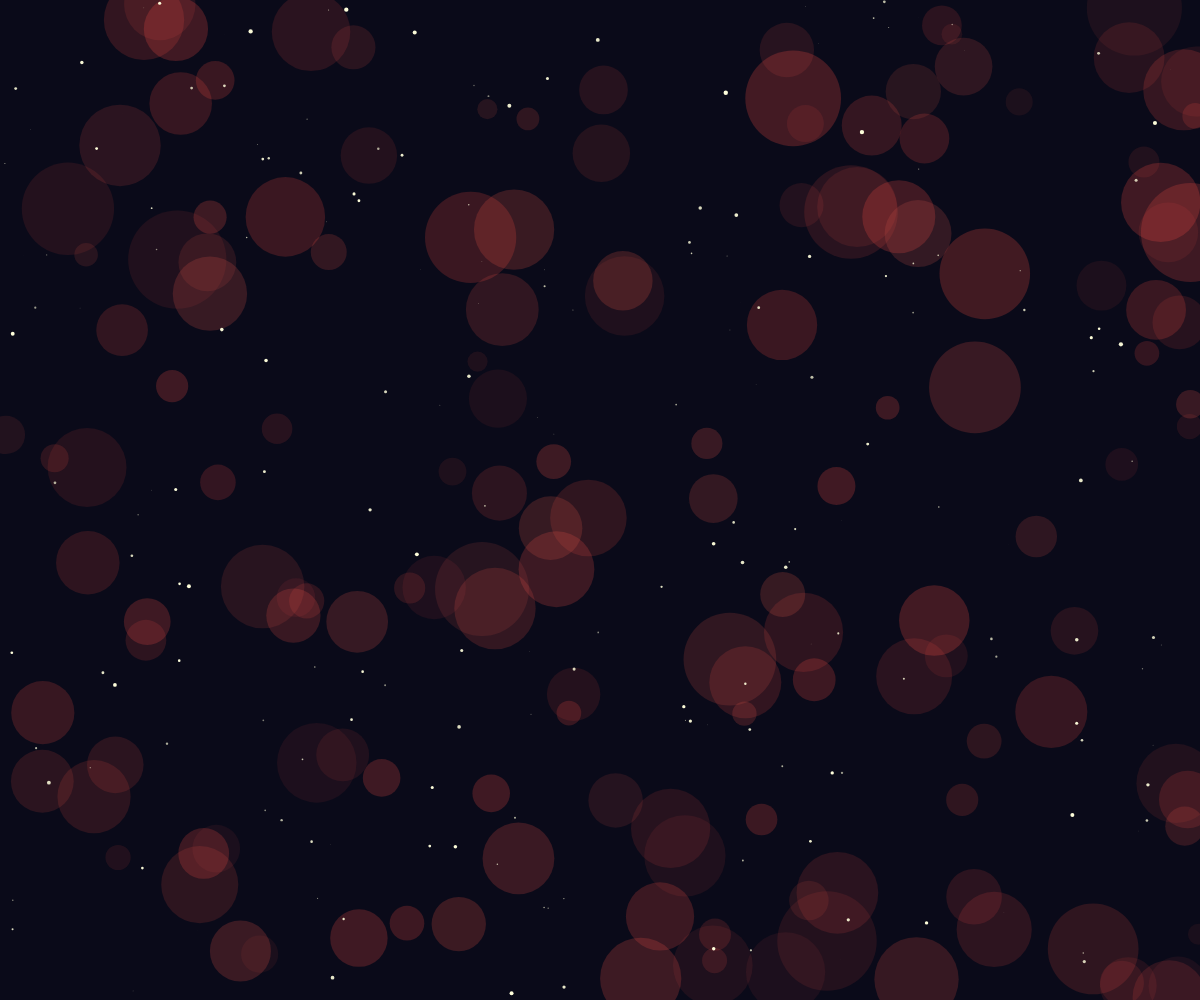
Frame 1 (no input)
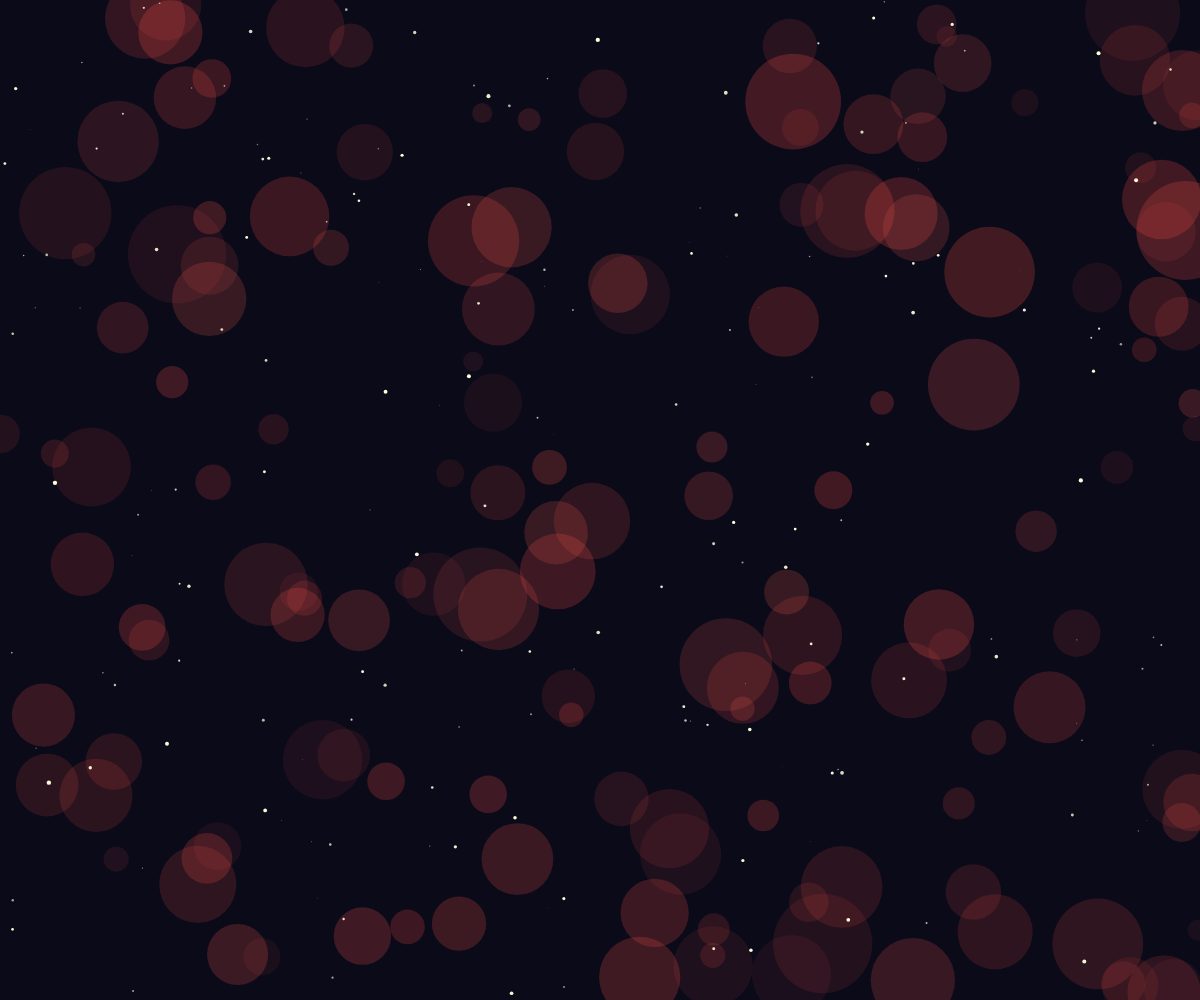
Frame 60 (no input)
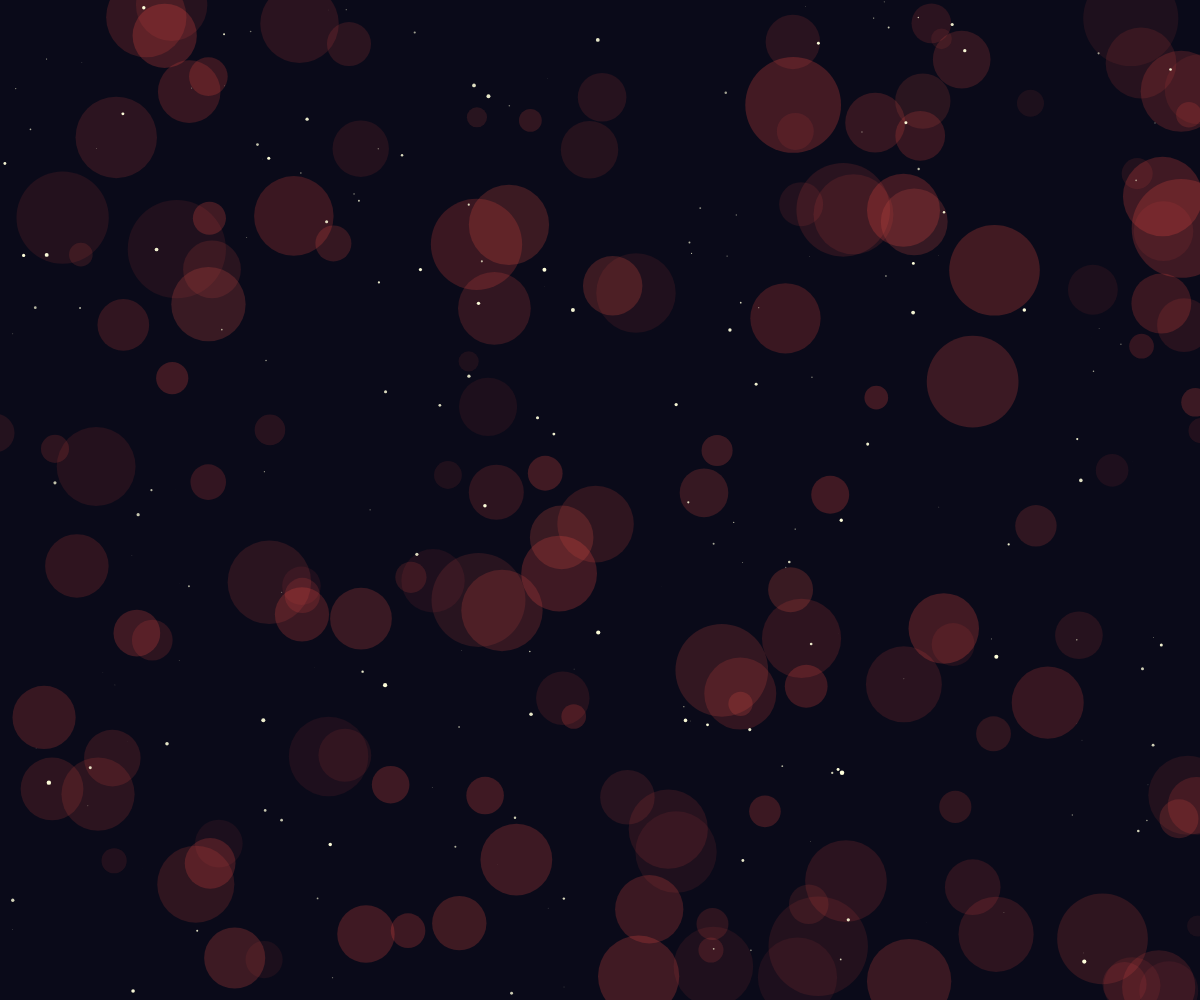
Frame 120 (the mouse pressed at the canvas centre since frame 60)

The p5.js sketch that drew these frames (run headless with seeded random() and noise() and a simulated clock; from frame 60 on, the mouse is pressed at the canvas centre):

// p5.js sketch
// ── sketch.js
let circles = [];
let stars = [];

function setup() {
  createCanvas(windowWidth, windowHeight);
  noStroke();
  
  // Create fluid circles
  for (let i = 0; i < 150; i++) {
    circles.push({
      x: random(width),
      y: random(height),
      size: random(20, 100),
      speedX: random(-0.1, 0.1),
      speedY: random(-0.1, 0.1),
      hue: random(200, 300), // Blue to purple range
      alpha: random(20, 60)
    });
  }
  
  // Create stars
  for (let i = 0; i < 200; i++) {
    stars.push({
      x: random(width),
      y: random(height),
      size: random(1, 3),
      pulseSpeed: random(0.01, 0.03),
      pulsePhase: random(TWO_PI)
    });
  }
}

function draw() {
  background(10, 10, 25);
  
  // Update and display circles
  for (let circle of circles) {
    circle.x += circle.speedX;
    circle.y += circle.speedY;
    
    // Wrap around edges
    if (circle.x < -circle.size) circle.x = width + circle.size;
    if (circle.x > width + circle.size) circle.x = -circle.size;
    if (circle.y < -circle.size) circle.y = height + circle.size;
    if (circle.y > height + circle.size) circle.y = -circle.size;
    
    // Draw circle with smooth color transition
    fill(circle.hue, 80, 70, circle.alpha);
    ellipse(circle.x, circle.y, circle.size);
    
    // Shift hue over time for fluid effect
    circle.hue = (circle.hue + 0.1) % 360;
  }
  
  // Update and display stars
  for (let star of stars) {
    let pulse = sin(frameCount * star.pulseSpeed + star.pulsePhase);
    let size = star.size + pulse * 1.5;
    
    fill(255, 255, 220, 180 + pulse * 75); // Bright yellow-white with pulsing
    ellipse(star.x, star.y, size);
  }
}

function windowResized() {
  resizeCanvas(windowWidth, windowHeight);
}
